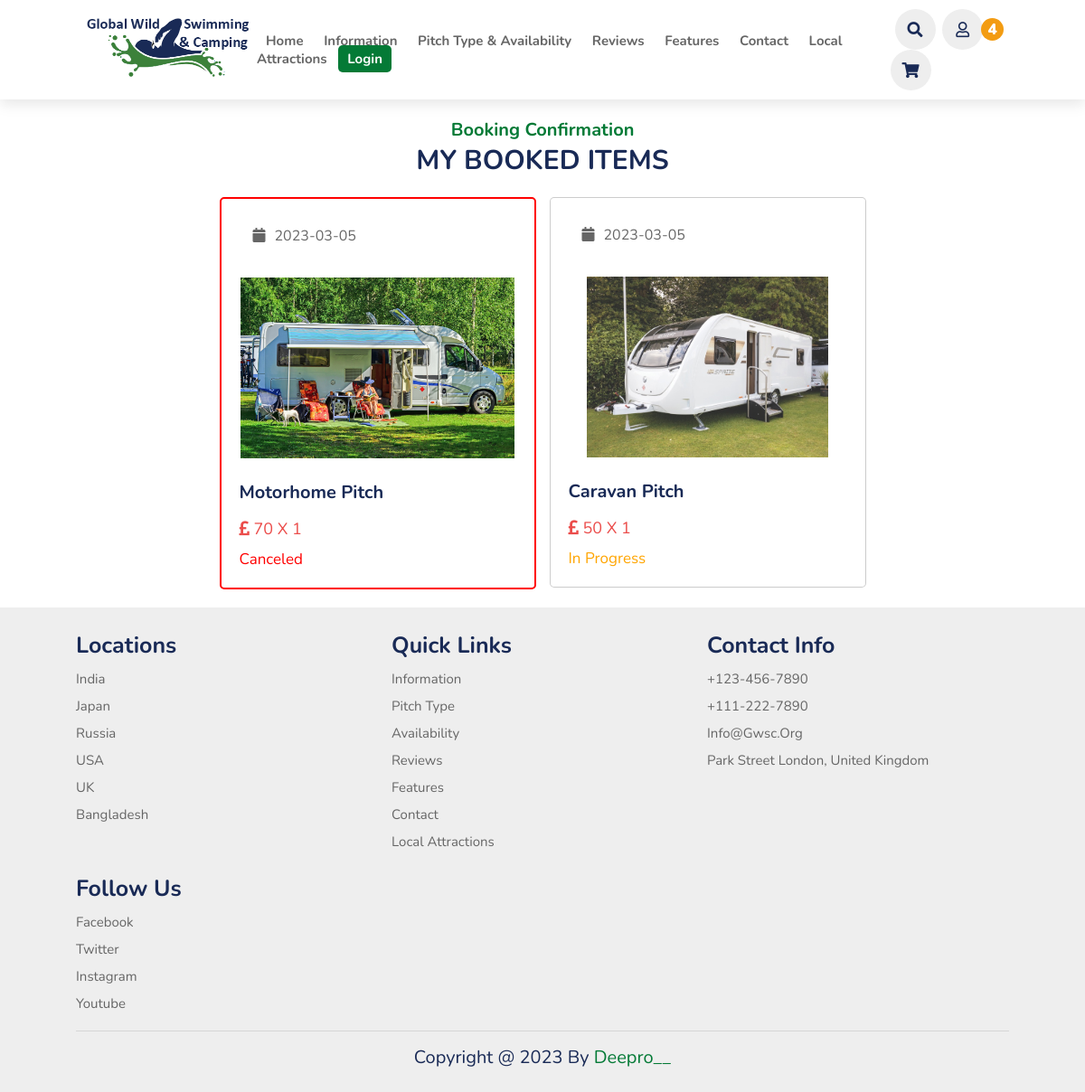
Screenshot of /booked.php (signed in) with the database file from the repository.
### tables this page shows
CREATE TABLE `pitch` (
  `id` varchar(20) NOT NULL,
  `name` varchar(50) NOT NULL,
  `price` varchar(10) NOT NULL,
  `image` varchar(50) NOT NULL
);

CREATE TABLE `confirm_booking` (
  `id` varchar(20) NOT NULL,
  `user_id` varchar(20) NOT NULL,
  `name` varchar(50) NOT NULL,
  `number` varchar(10) NOT NULL,
  `email` varchar(50) NOT NULL,
  `address` varchar(200) NOT NULL,
  `address_type` varchar(10) NOT NULL,
  `method` varchar(50) NOT NULL,
  `pitch_id` varchar(20) NOT NULL,
  `price` varchar(10) NOT NULL,
  `qty` varchar(2) NOT NULL,
  `date` date NOT NULL DEFAULT current_timestamp(),
  `status` varchar(50) NOT NULL DEFAULT 'in progress'
);

### booked.php (the view, shortened to what this page needs)
<?php
include 'components/config.php';
if (isset($_COOKIE['user_id'])) {
    $user_id = $_COOKIE['user_id'];
} else {
    setcookie('user_id', create_unique_id(), time() + 60 * 60 * 24 * 30);
}
?>
<!DOCTYPE html>
<html lang="en">
<head>
    <link rel="stylesheet" href="https://cdn.jsdelivr.net/npm/swiper@8/swiper-bundle.min.css" />
    <link rel="stylesheet" href="https://cdnjs.cloudflare.com/ajax/libs/font-awesome/5.15.3/css/all.min.css" />
    <link rel="stylesheet" href="css/style.css">
</head>
<body>
    <?php include 'components/header.php'; ?>
    <section>
        <div class="booked">
            <h3 class="sub-heading">Booking Confirmation</h3>
            <h1 class="heading">my booked items</h1>
            <div class="box-container">
                <?php
                $select_orders = $conn->prepare("SELECT * FROM `confirm_booking` WHERE user_id = ? ORDER BY date DESC");
                $select_orders->execute([$user_id]);
                if ($select_orders->rowCount() > 0) {
                    while ($fetch_order = $select_orders->fetch(PDO::FETCH_ASSOC)) {
                        $select_pitch = $conn->prepare("SELECT * FROM `pitch` WHERE id = ?");
                        $select_pitch->execute([$fetch_order['pitch_id']]);
                        if ($select_pitch->rowCount() > 0) {
                            while ($fetch_pitch = $select_pitch->fetch(PDO::FETCH_ASSOC)) {
                ?>
                                <div class="box" <?php if ($fetch_order['status'] == 'canceled') {
                                                        echo 'style="border:.2rem solid red";';
                                                    }; ?>>
                                    <a href="view_booked_items.php?get_id=<?= $fetch_order['id']; ?>">
                                        <p class="date"><i class="fa fa-calendar"></i><span><?= $fetch_order['date']; ?></span></p>
                                        <img src="uploaded_files_pitch/<?= $fetch_pitch['image']; ?>" class="image" alt="">
                                        <h3 class="name"><?= $fetch_pitch['name']; ?></h3>
                                        <p class="price"><i class="fas fa-pound-sign"></i> <?= $fetch_order['price']; ?> x <?= $fetch_order['qty']; ?></p>
                                        <p class="status" style="color:<?php if ($fetch_order['status'] == 'delivered') {
                                                                            echo 'green';
                                                                        } elseif ($fetch_order['status'] == 'canceled') {
                                                                            echo 'red';
                                                                        } else {
                                                                            echo 'orange';
                                                                        }; ?>"><?= $fetch_order['status']; ?></p>
                                    </a>
                                </div>
                <?php
                            }
                        }
                    }
                } else {
                    echo '<p class="empty">no orders found!</p>';
                }
                ?>
            </div>
        </div>
    </section>
    <?php include 'components/footer.php'; ?>
</body>
</html>

### css/style.css (style rules this page uses)
:root { --green: #047a36; --black: #192a56; --red: #eb4d4b; --orange: #f39c12; --light-color: #666; --gray-color: #c9c6c6; --box-shadow: 0 .5rem 1.5rem rgba(0, 0, 0, .1); --green-gradient: rgb(6, 129, 57); --white: #fff; --border: .1rem solid rgba(0, 0, 0, .2); }
* { font-family: 'Nunito', sans-serif; margin: 0; padding: 0; box-sizing: border-box; text-decoration: none; outline: none; border: none; text-transform: capitalize; transition: all .2s linear; }
html { font-size: 62.5%; overflow-x: hidden; scroll-padding-top: 5.5rem; scroll-behavior: smooth; }
section { padding: 2rem 7%; }
.sub-heading { text-align: center; color: var(--green); font-size: 2rem; padding-top: 1rem; }
.heading { text-align: center; color: var(--black); font-size: 3rem; padding-bottom: 2rem; text-transform: uppercase; }
section .booked { padding-top: 10rem; }
.booked .box-container { display: grid; grid-template-columns: repeat(auto-fit, 35rem); align-items: flex-start; justify-content: center; gap: 1.5rem; }
.booked .box-container .box { background-color: var(--white); border-radius: .5rem; border: var(--border); padding: 2rem; overflow-x: hidden; }
.booked .box-container .box .date { padding: 1rem 1.5rem; color: var(--light-color); background-color: var(--light-bg); font-size: 1.6rem; display: inline-block; margin-bottom: 1.5rem; border-radius: .5rem; }
.booked .box-container .box .date i { margin-right: 1rem; color: var(--main-color); }
.booked .box-container .box .image { height: 20rem; width: 100%; object-fit: contain; margin: 1rem 0; }
.booked .box-container .box .name { font-size: 2rem; color: var(--black); text-overflow: ellipsis; margin: 1rem 0; overflow-x: hidden; }
.booked .box-container .box .price { color: var(--red); font-size: 1.8rem; padding: .5rem 0; }
.booked .box-container .box .status { padding-top: .5rem; font-size: 1.7rem; }

### rows the page displays
confirm_booking: date "2023-03-05", price "70", qty "1", status "Canceled"
pitch: image (picture), name "Motorhome Pitch"
confirm_booking: date "2023-03-05", price "50", qty "1", status "In Progress"
pitch: image (picture), name "Caravan Pitch"

### other values shown
$total_cart_items "4"
